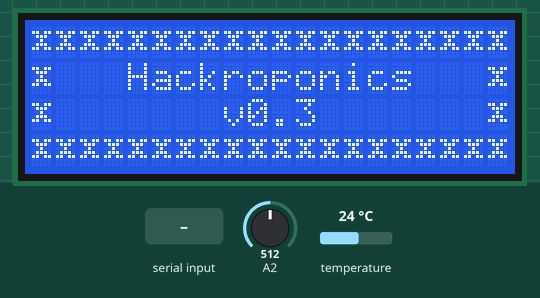
The sketch below on a simulated Arduino Leonardo, built with avr-gcc and run on an emulated ATmega32U4. Parts: 20×4 character LCD. The test bench sets the inputs (shaded band); at power-on: temperature 24 °C, A2 = 512. WiFi joins after 1.5 s; servers stay silent unless stated; what the sketch prints to the serial monitor is not drawn.

Above: at 0.5 s.
At 6.6 s:
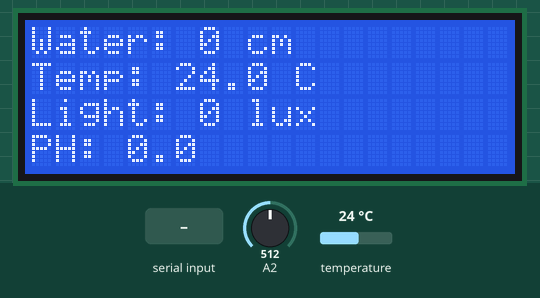
6.7 s: byte 34 (0x22) received over Serial
At 8.4 s:
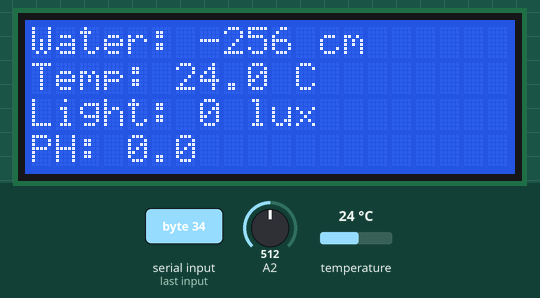
11.9 s: temperature set to 12 °C
At 13.0 s:
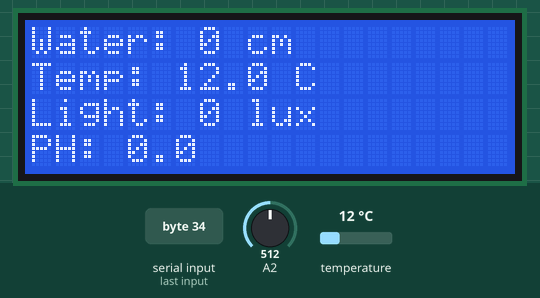
13.9 s: temperature set to 19 °C
16.6 s: temperature set to 28 °C
At 17.5 s:
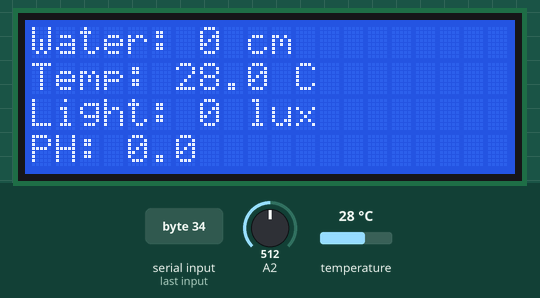
Timing chart, 0 to 19.6 s (numbered marks = the images above; inputs shaded):
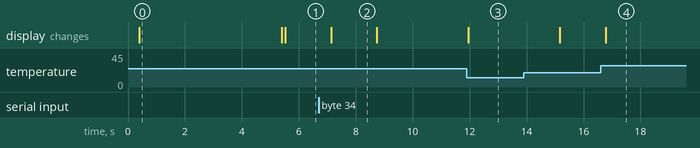

Measured:
- after the input at 6.7 s, the display: changes after 0.43 s (image 2)
- after the input at 11.9 s, the display: changes after 0.06 s (image 3)
- after the input at 16.6 s, the display: changes after 0.18 s (image 4)
- what the display in image 0 shows lasts 5.0 s, from 0.4 s to 5.4 s
- what the display in image 2 shows lasts 1.6 s, from 7.1 s to 8.7 s

The sketch:

hackroponics.ino
```cpp
#include <OneWire.h>
#include <Wire.h>
#include <LiquidCrystal_I2C.h>
#include <SPI.h>
#include <Ethernet.h>

// # Connection:
// #       Pin12 (Arduino) -> Pin 1 VCC (URM V3.2)
// #       GND (Arduino)   -> Pin 2 GND (URM V3.2)
// #       Pin 0 (Arduino) -> Pin 9 TXD (URM V3.2)
// #       Pin 1 (Arduino) -> Pin 8 RXD (URM V3.2)
// #

#if defined(ARDUINO) && ARDUINO >= 100
#define printByte(args)  write(args);
#else
#define printByte(args)  print(args,BYTE);
#endif

int URPower = 12; // Ultrasound power pin
OneWire ds(2); //Temperature chip i/o on digital pin 2
LiquidCrystal_I2C lcd(0x20,20,4);  // set the LCD address to 0x20 for a 20 chars and 4 line display
byte mac[] = { 0xDE, 0xAD, 0xBE, 0xEF, 0xFE, 0xED };
IPAddress ip(192,168,0,100);
EthernetServer server(80);

void setup() {
  Serial.begin(9600); // open serial port, set the baud rate to 9600 bps
  sensorSetup();
  lcdSetup();
  webServerSetup();
}

void sensorSetup() {
  pinMode(URPower, OUTPUT);
  digitalWrite(URPower, HIGH); // Set to High
  delay(200);
}

void lcdSetup() {
  lcd.init();
  lcd.backlight();
  printSplash(5000);
  lcd.clear();
}

void webServerSetup() {
  while (!Serial) {
    ; // wait for serial port to connect. Needed for Leonardo only
  }
  // start the Ethernet connection and the server:
  Ethernet.begin(mac, ip);
  server.begin();
  Serial.print("server is at ");
  Serial.println(Ethernet.localIP());
  EthernetClient client = server.available();
}

void loop() {
  int height = getDistance();
  float temp = getTemp();
  int lux = getLux();
  float ph = getPH();

  printToLCD(height, temp, lux, ph);
  printToWebServer(height, temp, lux, ph);

  delay(1500);
}

void printToLCD(int height, float temp, int lux, float ph) {
  lcd.clear();
  printWaterLevel(0, height);
  printTemperature(1, temp);
  printLux(2, lux);
  printPH(3, ph);
}

void printToWebServer(int height, float temp, int lux, float ph) {
  EthernetClient client = server.available();
  if (client) {
    Serial.println("new client");
    // an http request ends with a blank line
    boolean currentLineIsBlank = true;

    while (client.connected()) {

      if (client.available()) {
        char c = client.read();
        Serial.write(c);
        // if you've gotten to the end of the line (received a newline
        // character) and the line is blank, the http request has ended,
        // so you can send a reply
        if (c == '\n' && currentLineIsBlank) {
          // send a standard http response header
          client.println("HTTP/1.1 200 OK");
          client.println("Content-Type: text/html");
          client.println("Connection: close");  // the connection will be closed after completion of the response
          client.println("Refresh: 1");  // refresh the page automatically every 1 sec
          client.println();
          client.println("<!DOCTYPE HTML>");
          client.println("<html>");
          client.print("Water level: ");
            client.print(height);
            client.println("<br />");
            client.print("Temperature: ");
            client.print(temp);
            client.println("<br />");
            client.print("Light: ");
            client.print(lux);
            client.println("<br />");
            client.print("pH: ");
            client.print(ph);
          client.println("<br />");
          client.println("</html>");
          break;
        }
        if (c == '\n') {
          // you're starting a new line
          currentLineIsBlank = true;
        }
        else if (c != '\r') {
          // you've gotten a character on the current line
          currentLineIsBlank = false;
        }
      }

    }

    // give the web browser time to receive the data
    delay(1);
    // close the connection:
    client.stop();
    Serial.println("client disconnected");
  }
  else{
    Serial.println("client not avaialble");
  }
}

void printSplash(int msDelay) {
  uint8_t bell[8]  = {0x4,0xe,0xe,0xe,0x1f,0x0,0x4};
  uint8_t note[8]  = {0x2,0x3,0x2,0xe,0x1e,0xc,0x0};
  uint8_t clock[8] = {0x0,0xe,0x15,0x17,0x11,0xe,0x0};
  uint8_t heart[8] = {0x0,0xa,0x1f,0x1f,0xe,0x4,0x0};
  uint8_t duck[8]  = {0x0,0xc,0x1d,0xf,0xf,0x6,0x0};
  uint8_t check[8] = {0x0,0x1,0x3,0x16,0x1c,0x8,0x0};
  uint8_t cross[8] = {0x0,0x1b,0xe,0x4,0xe,0x1b,0x0};
  uint8_t retarrow[8] = {	0x1,0x1,0x5,0x9,0x1f,0x8,0x4};

  lcd.createChar(0, bell);
  lcd.createChar(1, note);
  lcd.createChar(2, clock);
  lcd.createChar(3, heart);
  lcd.createChar(4, duck);
  lcd.createChar(5, check);
  lcd.createChar(6, cross);
  lcd.createChar(7, retarrow);
  lcd.home();

  lcd.setCursor(0, 0);
  for(int i = 0;i < 20; i++)  lcd.printByte(6);
  lcd.setCursor(0, 1);
  lcd.printByte(6);
  lcd.print("   Hackroponics   ");
  lcd.printByte(6);
  lcd.setCursor(0, 2);
  lcd.printByte(6);
  lcd.print("       v0.3       ");
  lcd.printByte(6);
  lcd.setCursor(0, 3);
  for(int i = 0;i < 20; i++)  lcd.printByte(6);
  delay(msDelay);
}

void printWaterLevel(int row, int height) {
  lcd.setCursor(0, row);
  lcd.print("Water: ");
  lcd.print(height);
  lcd.print(" cm");
}

void printTemperature(int row, float temp) {
  lcd.setCursor(0, row);
  lcd.print("Temp: ");
  lcd.print(temp, 1);  // show 1 decimal place
  lcd.print(" C");
}

void printLux(int row, int lux) {
  lcd.setCursor(0, row);
  lcd.print("Light: ");
  lcd.print(lux);
  lcd.print(" lux");
}

void printPH(int row, float ph) {
  lcd.setCursor(0, row);
  lcd.print("PH: ");
  lcd.print(ph, 1);  // show 1 decimal place
}

int getDistance() {
  int USValue = 0;
  uint8_t DMcmd[4] = { 0x22, 0x00, 0x00, 0x22 }; //distance measure command

  //Sending distance measure command :  0x22, 0x00, 0x00, 0x22 ;
  for (int i=0; i<4; i++) {
    Serial.write(DMcmd[i]);
  }

  delay(40); //delay for 75 ms
  if (Serial.available() > 0) {
    int header=Serial.read(); //0x22
    int highbyte=Serial.read();
    int lowbyte=Serial.read();
    int sum=Serial.read();//sum

    if (header == 0x22) {
      if (highbyte==255) {
        USValue = 65525;  //if highbyte == 255 , the reading is invalid.
      } else {
        USValue = highbyte * 255 + lowbyte;
      }

      return USValue;
    } else {
      while(Serial.available())  byte bufferClear = Serial.read();
    }
  }

  return USValue;
}

//returns the temperature from one DS18S20 in DEG Celsius
float getTemp() {
  byte data[12];
  byte addr[8];

  if ( !ds.search(addr)) {
      //no more sensors on chain, reset search
      ds.reset_search();
      return -1000;
  }

  if ( OneWire::crc8( addr, 7) != addr[7]) {
      Serial.println("CRC is not valid!");
      return -1000;
  }

  if ( addr[0] != 0x10 && addr[0] != 0x28) {
      Serial.print("Device is not recognized");
      return -1000;
  }

  ds.reset();
  ds.select(addr);
  ds.write(0x44,1); // start conversion, with parasite power on at the end

  byte present = ds.reset();
  ds.select(addr);
  ds.write(0xBE); // Read Scratchpad


  for (int i = 0; i < 9; i++) { // we need 9 bytes
    data[i] = ds.read();
  }

  ds.reset_search();

  byte MSB = data[1];
  byte LSB = data[0];

  float tempRead = ((MSB << 8) | LSB); //using two's compliment
  float TemperatureSum = tempRead / 16;

  return TemperatureSum;
}

int getLux() {
  analogRead(2);   //connect grayscale sensor to Analog 2
}

float getPH() {
  return 0.0;
}
```
